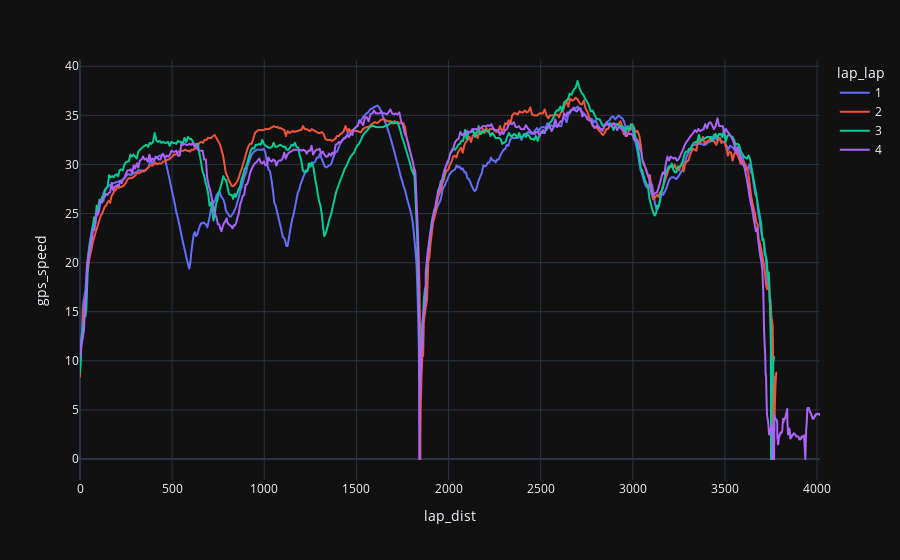

Here is the notebook cell this chart was saved with:
### Code cell
# Speed at diffrent points of the lap
df.plot(x='lap_dist', y='gps_speed', color='lap_lap')

### Figure 1 — Plotly figure (JSON) as saved in the notebook; plotly's stock layout.template omitted (floating-point values rounded to 4 significant figures; data arrays with more than 128 entries replaced by an {"elided": "..."} marker saying what was removed)
{"data": [{"hovertemplate": "lap_lap=1<br>lap_dist=%{x}<br>gps_speed=%{y}<extra></extra>", "legendgroup": "1", "line": {"color": "#636efa", "dash": "solid"}, "marker": {"symbol": "circle"}, "mode": "lines", "name": "1", "showlegend": true, "type": "scattergl", "x": {"elided": "5026 float values"}, "xaxis": "x", "y": {"elided": "5026 float values"}, "yaxis": "y"}, {"hovertemplate": "lap_lap=2<br>lap_dist=%{x}<br>gps_speed=%{y}<extra></extra>", "legendgroup": "2", "line": {"color": "#EF553B", "dash": "solid"}, "marker": {"symbol": "circle"}, "mode": "lines", "name": "2", "showlegend": true, "type": "scattergl", "x": {"elided": "4725 float values"}, "xaxis": "x", "y": {"elided": "4725 float values"}, "yaxis": "y"}, {"hovertemplate": "lap_lap=3<br>lap_dist=%{x}<br>gps_speed=%{y}<extra></extra>", "legendgroup": "3", "line": {"color": "#00cc96", "dash": "solid"}, "marker": {"symbol": "circle"}, "mode": "lines", "name": "3", "showlegend": true, "type": "scattergl", "x": {"elided": "4735 float values"}, "xaxis": "x", "y": {"elided": "4735 float values"}, "yaxis": "y"}, {"hovertemplate": "lap_lap=4<br>lap_dist=%{x}<br>gps_speed=%{y}<extra></extra>", "legendgroup": "4", "line": {"color": "#ab63fa", "dash": "solid"}, "marker": {"symbol": "circle"}, "mode": "lines", "name": "4", "showlegend": true, "type": "scattergl", "x": {"elided": "6943 float values"}, "xaxis": "x", "y": {"elided": "6943 float values"}, "yaxis": "y"}], "layout": {"legend": {"title": {"text": "lap_lap"}, "tracegroupgap": 0}, "margin": {"t": 60}, "xaxis": {"anchor": "y", "domain": [0, 1], "title": {"text": "lap_dist"}}, "yaxis": {"anchor": "x", "domain": [0, 1], "title": {"text": "gps_speed"}}}}
